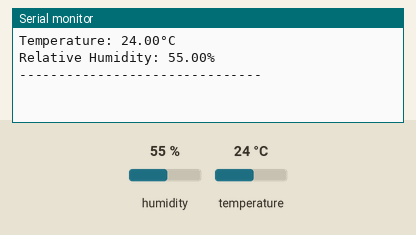
Simulated run of this sketch. Board: ESP32. Parts: the last lines printed to the serial monitor. The test bench sets the inputs (shaded band); at power-on: humidity 55 %, temperature 24 °C. WiFi joins after 1.5 s; servers stay silent unless stated.

Above: at 3.0 s.
3.1 s: humidity set to 22 %
At 4.4 s:
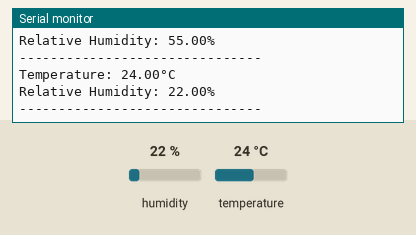
4.6 s: temperature set to 12 °C
At 5.4 s:
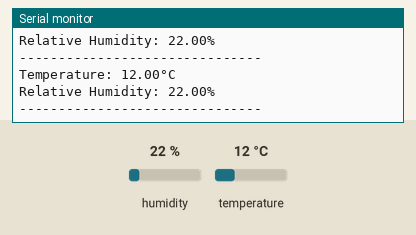
6.1 s: humidity set to 40 %
At 7.6 s:
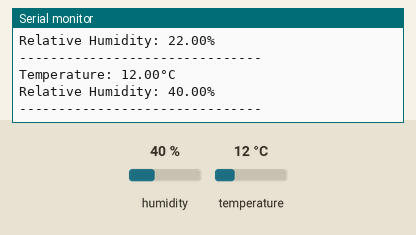
Timing chart, 0 to 9.1 s (numbered marks = the images above; inputs shaded):
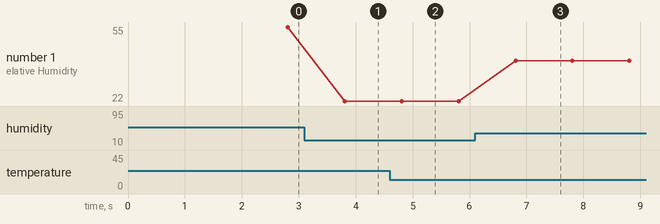

Measured:
- after the input at 3.1 s, the serial monitor: prints a new line after 0.71 s (image 1)
- after the input at 4.6 s, the serial monitor: prints a new line after 0.21 s (image 2)
- after the input at 6.1 s, the serial monitor: prints a new line after 0.71 s (image 3)
- plotted number 1: 55 → 22 after the input at 3.1 s, 22 → 40 after the input at 6.1 s

The sketch:

DHT11-Blynk.ino
```cpp
// Template ID, Device Name and Auth Token are provided by the Blynk.Cloud
// See the Device Info tab, or Template settings
#define BLYNK_TEMPLATE_ID "TMPLKf9gGDRU"
#define BLYNK_DEVICE_NAME "DHT11"
#define BLYNK_AUTH_TOKEN "s-HzeLrIiaAh76rPFF026Fq3fBHOOoAt"
#define DHTPIN 32
#define DHTTYPE    DHT11

#define BLYNK_PRINT Serial

#include <Adafruit_Sensor.h>
#include <DHT.h>
#include <DHT_U.h>
#include <WiFi.h>
#include <BlynkSimpleEsp32.h>


char auth[] = BLYNK_AUTH_TOKEN;

// Your WiFi credentials.
// Set password to "" for open networks.
char ssid[] = "abcd";
char pass[] = "ZXCV@098";

BlynkTimer timer;
DHT_Unified dht(DHTPIN, DHTTYPE);

// This function is called every time the Virtual Pin 0 state changes


// This function is called every time the device is connected to the Blynk.Cloud
BLYNK_CONNECTED()
{
  // Change Web Link Button message to "Congratulations!"
  Blynk.setProperty(V3, "offImageUrl", "https://static-image.nyc3.cdn.digitaloceanspaces.com/general/fte/congratulations.png");
  Blynk.setProperty(V3, "onImageUrl",  "https://static-image.nyc3.cdn.digitaloceanspaces.com/general/fte/congratulations_pressed.png");
  Blynk.setProperty(V3, "url", "https://docs.blynk.io/en/getting-started/what-do-i-need-to-blynk/how-quickstart-device-was-made");
}

// This function sends Arduino's uptime every second to Virtual Pin 2.
void myTimerEvent()
{

  //Write Code Here:
  sensors_event_t event;
  dht.temperature().getEvent(&event);
  Serial.print("Temperature: ");
  float temp = float(event.temperature);
  Serial.print(event.temperature);
  Blynk.virtualWrite(V1, temp);
  Serial.println("°C");

  dht.humidity().getEvent(&event);
  Serial.print("Relative Humidity: ");
  float hum = float(event.relative_humidity);
  Serial.print(hum);
  Blynk.virtualWrite(V2, hum);
  Serial.println("%");
  Serial.println("\n-------------------------------");

}
void setup()
{

  // Debug console
  pinMode(2,INPUT);
  Serial.begin(115200);
  dht.begin();
  Blynk.begin(auth, ssid, pass);

  // You can also specify server:
  //Blynk.begin(auth, ssid, pass, "blynk.cloud", 80);
  //Blynk.begin(auth, ssid, pass, IPAddress(192,168,1,100), 8080);

  // Setup a function to be called every second
  timer.setInterval(1000L, myTimerEvent);
}

void loop()
{
  Blynk.run();
  timer.run();

  // You can inject your own code or combine it with other sketches.
  // Check other examples on how to communicate with Blynk. Remember
  // to avoid delay() function!
}
```
